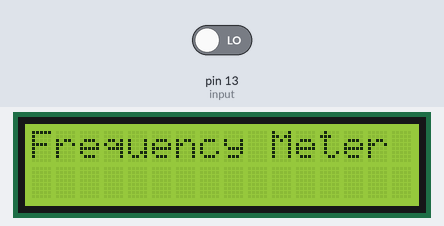
Bench run of a sketch on a simulated Arduino Uno, built with avr-gcc and run on an emulated ATmega328P. Parts: 16×2 character LCD. The inputs (shaded band) are chosen by the test bench; at power-on: pin 13 (input) LOW.

Above: at 0.1 s.
At 2.1 s:
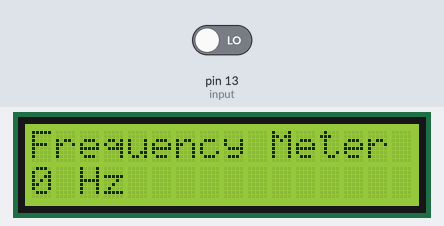

The sketch:

measuresquarewave.ino
```cpp
#include <LiquidCrystal.h>
unsigned long input=13;

unsigned long high_time;
unsigned long low_time;
float time_period;
int frequency;
LiquidCrystal lcd(12,11,7,4,3,2);
void setup()
{
pinMode(input,INPUT);
lcd.begin(16, 2);
}
void loop()
{
lcd.clear();
lcd.setCursor(0,0);
lcd.print("Frequency Meter");

high_time=pulseIn(input,HIGH);
low_time=pulseIn(input,LOW);


time_period=high_time+low_time;
time_period=time_period/1000;
frequency=1000/time_period;

lcd.setCursor(0,1);
lcd.print(frequency);
lcd.print(" Hz");
delay(500);
}
```

Measured:
- what the display in image 1 shows lasts 0.5 s, from 2.1 s to 2.6 s
